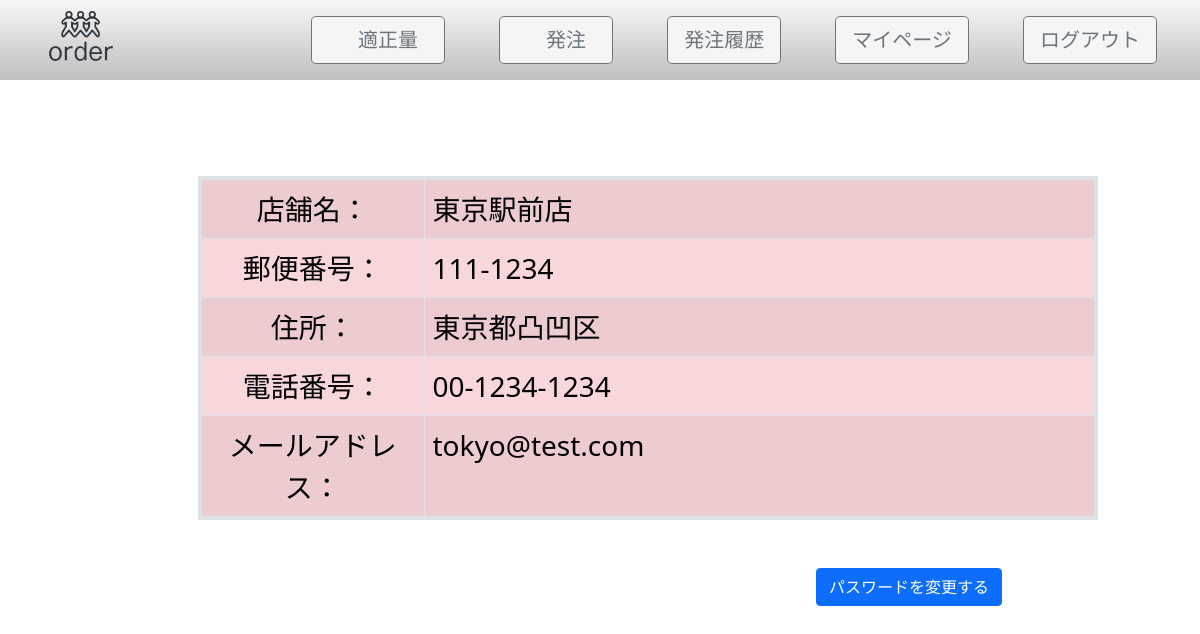
The page /index.php (signed in) on the database its author committed.
### tables this page shows
CREATE TABLE `shops` (
  `id` int(32) NOT NULL COMMENT 'システムID',
  `name` varchar(255) DEFAULT NULL COMMENT '企業名',
  `shop_name` varchar(255) NOT NULL COMMENT '店舗名',
  `postal_code` varchar(8) NOT NULL COMMENT '郵便番号',
  `address` text NOT NULL COMMENT '住所',
  `tel` varchar(13) NOT NULL COMMENT '電話番号',
  `email` varchar(255) NOT NULL COMMENT 'メールアドレス',
  `password` varchar(100) NOT NULL COMMENT 'パスワード',
  `flg` int(11) NOT NULL DEFAULT 0,
  `created_at` datetime DEFAULT NULL COMMENT '登録日時',
  `updated_at` datetime DEFAULT NULL COMMENT '更新日時'
);

### public/index.php (called while the page is built, shortened)
<?php
$parse = parse_url($_SERVER["REQUEST_URI"]);
require_once(ROOT_PATH.'Views/user'.$parse['path']);

### Controllers/ShopController.php (called while the page is built, shortened)
<?php
require_once(ROOT_PATH .'/Models/Shop.php');
class ShopController {
    private $Shop;
    public function __construct()
    {
        $this->Shop = new Shop();
    }
    public function index(){
        $shop = $this->Shop->findById($_SESSION['id']);
        $params = [
            'shop' =>$shop
        ];
        return $params;
    }
}

### Models/Db.php (called while the page is built, shortened)
<?php
class Db {
    public function __construct($dbh = null){
        if(!$dbh) {
            try {
                $this->dbh = new PDO(
                    'mysql:dbname='.DB_NAME.
                    ';host='.DB_HOST,DB_USER,DB_PASSWD
                );
            } catch (PDOException $e) {
                echo "接続情報：Db.phpでエラー出力" . $e->getMessage() . "\n";
                exit();
            }
        } else {
            $this->dbh = $dbh;
        }
    }
}

### Models/Shop.php (called while the page is built, shortened)
<?php
require_once(ROOT_PATH .'/Models/Db.php');
class Shop extends Db {
    public function findById($id){
        try{
            $sql = "SELECT * FROM shops WHERE id=:id";
            $sth = $this->dbh->prepare($sql);
            $sth->bindParam(':id', $id, PDO::PARAM_INT);
            $sth->execute();
            $result = $sth->fetchAll(PDO::FETCH_ASSOC);
            return $result;
        } catch (PDOException $e){
            echo "接続失敗：Shop.php :". $e->getMessage() . "\n";
            exit;
        }
    }
}

### Views/user/index.php (the view, shortened to what this page needs)
<?php
    require_once(ROOT_PATH .'/Controllers/ShopController.php');
    $add = new ShopController();
    $params = $add->index();
?>
<!DOCTYPE html>
<html lang="en">
<head>
    <link href="css/header.css" rel="stylesheet">
    <link href="bootstrapcss/bootstrap.min.css" rel="stylesheet">
</head>
<body>
    <?php require_once(ROOT_PATH .'Views/layout/header.php') ?>
    <div class="d-flex justify-content-center w-100">
        <div class="w-75 mt-5">
            <table class="table table-bordered table-striped table-danger border border-4 rounded-3 m-5">
                <tr>
                    <td class="w-25 fs-3 text-center">店舗名：</td>
                    <td class="fs-3"><?php echo $params['shop']['0']['shop_name'] ?></td>
                </tr>
                <tr>
                    <td class="w-25 fs-3 text-center">郵便番号：</td>
                    <td class="fs-3"><?php echo $params['shop']['0']['postal_code'] ?></td>
                </tr>
                <tr>
                    <td class="w-25 fs-3 text-center">住所：</td>
                    <td class="fs-3"><?php echo $params['shop']['0']['address'] ?></td>
                </tr>
                <tr>
                    <td class="w-25 fs-3 text-center">電話番号：</td>
                    <td class="fs-3"><?php echo $params['shop']['0']['tel'] ?></td>
                </tr>
                <tr>
                    <td class="w-25 fs-3 text-center">メールアドレス：</td>
                    <td class="fs-3"><?php echo $params['shop']['0']['email'] ?></td>
                </tr>
            </table>
            <div class="d-flex justify-content-end">
                <div class="me-5">
                    <a href="passcha.php" class="btn btn-primary">パスワードを変更する</a>
                </div>
            </div>
        </div>
    </div>
</body>
</html>

### rows shown on the page
shops: shop_name "東京駅前店", postal_code "111-1234", address "東京都凸凹区", tel "00-1234-1234", email "tokyo@test.com"
